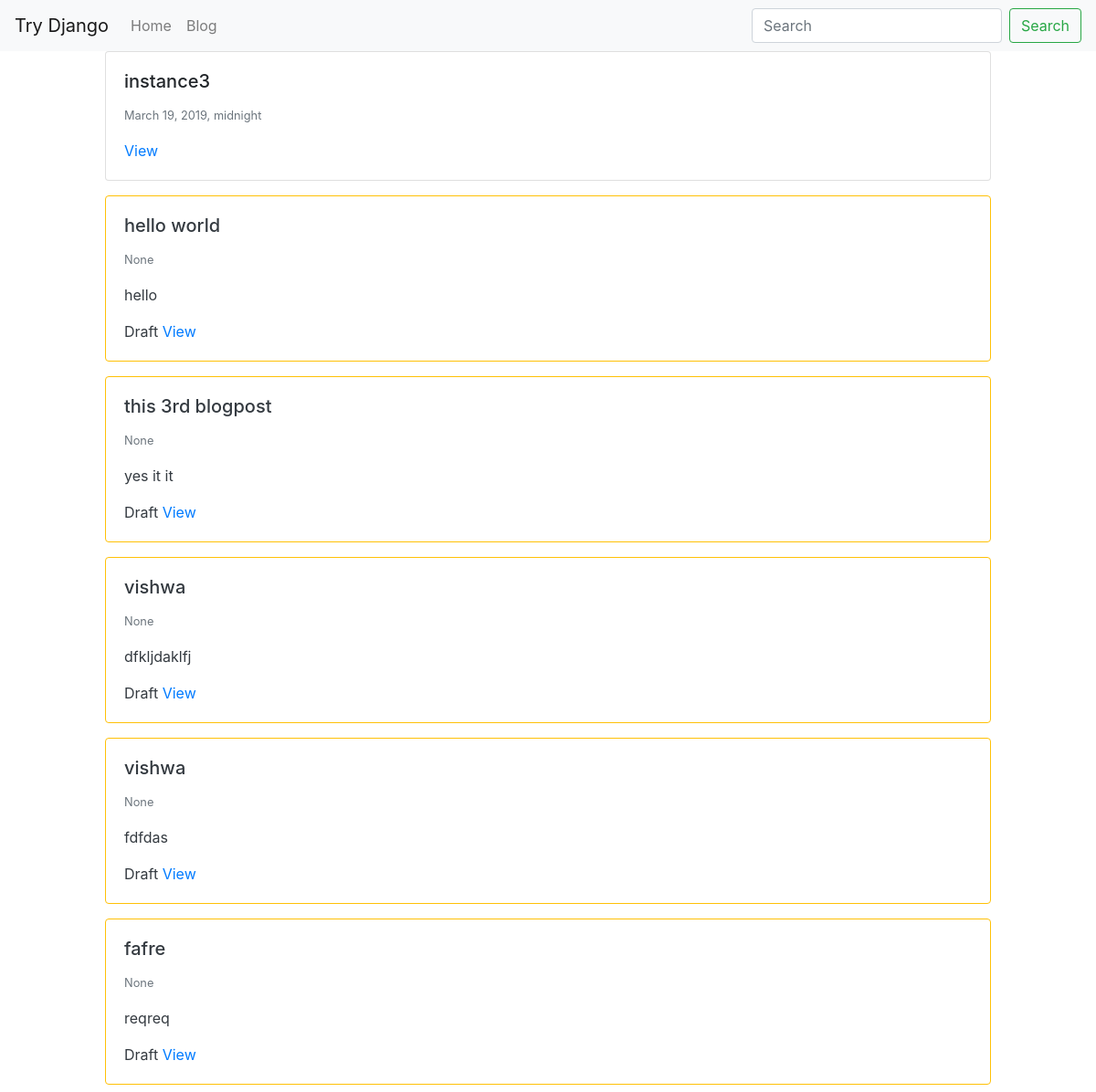
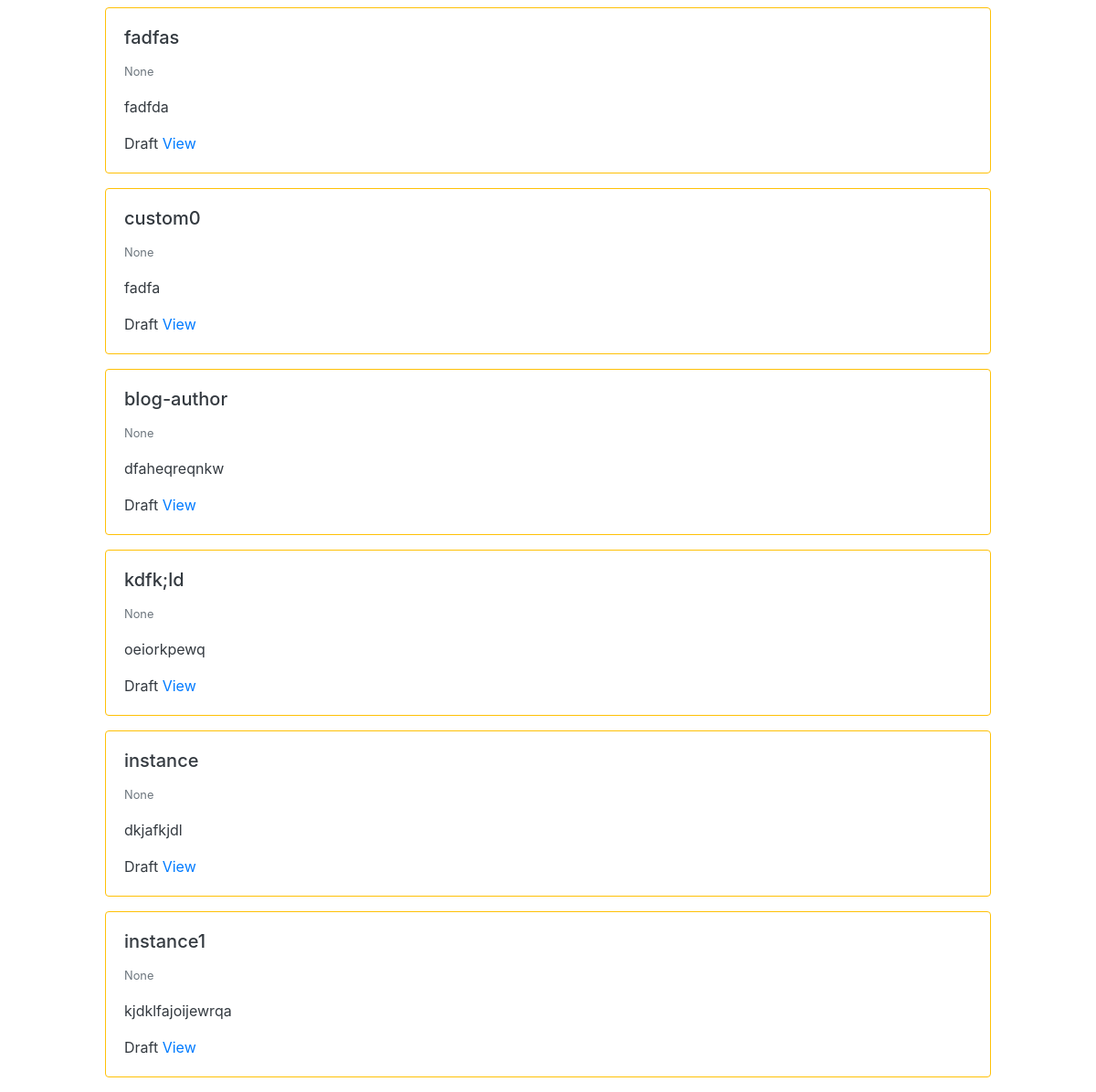
Page /blog/ (signed in) on the committed database (2 pictures, top to bottom).
### blog/models.py (models this page shows, shortened)
class BlogPost(models.Model):  # blogpost_set -> queryset
    user = models.ForeignKey(User, default=1, null=True, on_delete=models.SET_NULL)#on_delete=models.CASCADE
    image = models.ImageField(upload_to='image/', blank=True, null=True)
    title = models.CharField(max_length=12)
    slug =  models.SlugField(unique=True)    # hello world = hello-world
    content = models.TextField(null=True, blank=True)
    publish_date = models.DateTimeField(auto_now=False, auto_now_add=False, null=True, blank=True)
    timestamp = models.DateTimeField(auto_now_add=True)
    updated = models.DateTimeField(auto_now=True)
    objects = BlogPostManager()
    class Meta:
        ordering = ['-publish_date', '-updated', '-timestamp']
    def get_absolute_url(self):
        return f"/blog/{self.slug}"

### blog/views.py (the view)
# urls.py: path('', blog_post_list_view),
def blog_post_list_view(request):
    now = timezone.now()
    qs = BlogPost.objects.all().published()
    if request.user.is_authenticated:
        my_qs = BlogPost.objects.filter(user=request.user)
        qs = (qs | my_qs).distinct()
    template_name = 'blog/post_list.html'
    context = {'objects_list': qs}
    return render(request, template_name, context)

### blog/models.py (called while the page is built)
    def published(self):
        now = timezone.now()
        return self.filter(publish_date__lte=now)

    def get_queryset(self):
        return BlogPostQuerySet(self.model, using=self._db)

### blog/templates/blog/post_list.html
{% extends 'base.html' %}
{% block content %}
<div class="row">
{% for object in objects_list %}
 {% include "blog/list-inline.html" with blog_post=object truncate=True detail=False %}
{% endfor %}
</div>
{% endblock %}

### blog/templates/blog/list-inline.html (shortened to what this page needs)
<div class="col-12 col-md-10 mb-3 mx-auto">
	<div class="card {% if not blog_post.publish_date %} border border-warning text-dark {% endif %}">
		<div class="card-body">
			<h5 class="card-title">{{ blog_post.title }}</h5>
			<p class="card-text">
                <small class='text-muted'> {{ blog_post.publish_date }}</small>
                {% if truncate %}
					{{ blog_post.content | linebreaks | truncatewords:30 }}
                {% else %}
                	{{ blog_post.content | linebreaks }}
                {% endif %}
			</p>
			{% if not detail %}
			    {% if not blog_post.publish_date %} Draft {% endif %}
				<a href="{{ blog_post.get_absolute_url}}">View</a>
			{% endif %}
		</div>
	</div>
</div>

### rows in the picture
BlogPost: title "instance3", publish_date "March 19, 2019, midnight"
BlogPost: title "hello world", publish_date "None", content "hello", shows "Draft"
BlogPost: title "this 3rd blogpost", publish_date "None", content "yes it it", shows "Draft"
BlogPost: title "vishwa", publish_date "None", content "dfkljdaklfj", shows "Draft"
BlogPost: title "vishwa", publish_date "None", content "fdfdas", shows "Draft"
BlogPost: title "fafre", publish_date "None", content "reqreq", shows "Draft"
BlogPost: title "fadfas", publish_date "None", content "fadfda", shows "Draft"
BlogPost: title "custom0", publish_date "None", content "fadfa", shows "Draft"
BlogPost: title "blog-author", publish_date "None", content "dfaheqreqnkw", shows "Draft"
BlogPost: title "kdfk;ld", publish_date "None", content "oeiorkpewq", shows "Draft"
BlogPost: title "instance", publish_date "None", content "dkjafkjdl", shows "Draft"
BlogPost: title "instance1", publish_date "None", content "kjdklfajoijewrqa", shows "Draft"
